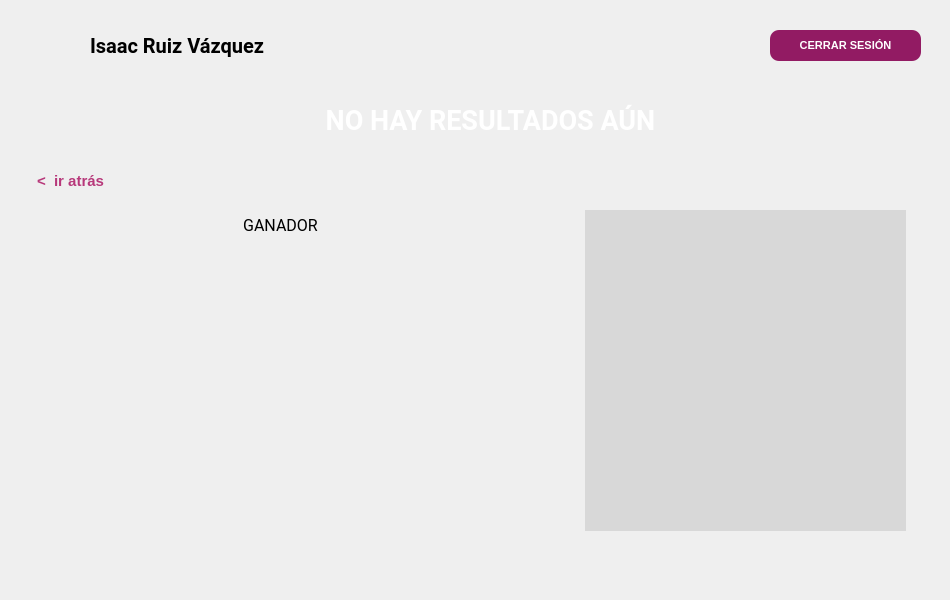
<?xml version="1.0" encoding="UTF-8"?>
<ui version="4.0">
 <class>resultadosWin</class>
 <widget class="QWidget" name="resultadosWin">
  <property name="geometry">
   <rect>
    <x>0</x>
    <y>0</y>
    <width>950</width>
    <height>600</height>
   </rect>
  </property>
  <property name="minimumSize">
   <size>
    <width>950</width>
    <height>600</height>
   </size>
  </property>
  <property name="maximumSize">
   <size>
    <width>950</width>
    <height>600</height>
   </size>
  </property>
  <property name="windowTitle">
   <string>Form</string>
  </property>
  <widget class="QLabel" name="bg">
   <property name="geometry">
    <rect>
     <x>0</x>
     <y>0</y>
     <width>951</width>
     <height>601</height>
    </rect>
   </property>
   <property name="text">
    <string/>
   </property>
   <property name="pixmap">
    <pixmap resource="resource.qrc">:/resource/img/resultados.png</pixmap>
   </property>
  </widget>
  <widget class="QPushButton" name="btnCerrarSesion">
   <property name="geometry">
    <rect>
     <x>770</x>
     <y>30</y>
     <width>151</width>
     <height>31</height>
    </rect>
   </property>
   <property name="cursor">
    <cursorShape>PointingHandCursor</cursorShape>
   </property>
   <property name="styleSheet">
    <string notr="true">border: 0px solid;
background: #921B63;
color:white;
border-radius: 9px;
font-weight:bold;
font-size:11px;
</string>
   </property>
   <property name="text">
    <string>CERRAR SESIÓN</string>
   </property>
  </widget>
  <widget class="QLabel" name="lblEleccion">
   <property name="geometry">
    <rect>
     <x>300</x>
     <y>80</y>
     <width>381</width>
     <height>81</height>
    </rect>
   </property>
   <property name="font">
    <font>
     <family>Roboto</family>
     <pointsize>20</pointsize>
     <weight>75</weight>
     <bold>true</bold>
    </font>
   </property>
   <property name="styleSheet">
    <string notr="true">color:white;</string>
   </property>
   <property name="text">
    <string>NO HAY RESULTADOS AÚN</string>
   </property>
   <property name="scaledContents">
    <bool>false</bool>
   </property>
   <property name="alignment">
    <set>Qt::AlignCenter</set>
   </property>
   <property name="wordWrap">
    <bool>true</bool>
   </property>
  </widget>
  <widget class="QLabel" name="label_3">
   <property name="geometry">
    <rect>
     <x>90</x>
     <y>30</y>
     <width>211</width>
     <height>31</height>
    </rect>
   </property>
   <property name="font">
    <font>
     <family>Roboto</family>
     <pointsize>15</pointsize>
     <weight>75</weight>
     <bold>true</bold>
    </font>
   </property>
   <property name="text">
    <string>Isaac Ruiz Vázquez</string>
   </property>
  </widget>
  <widget class="QPushButton" name="btnAtras">
   <property name="geometry">
    <rect>
     <x>20</x>
     <y>170</y>
     <width>101</width>
     <height>21</height>
    </rect>
   </property>
   <property name="cursor">
    <cursorShape>PointingHandCursor</cursorShape>
   </property>
   <property name="styleSheet">
    <string notr="true">border: 0px solid #B7387A;
background: none;
color: #B7387A;
border-radius: 15px;
font-weight:bold;
font-size:15px;
</string>
   </property>
   <property name="text">
    <string>&lt;  ir atrás</string>
   </property>
  </widget>
  <widget class="QLabel" name="lblPartido">
   <property name="geometry">
    <rect>
     <x>60</x>
     <y>230</y>
     <width>441</width>
     <height>51</height>
    </rect>
   </property>
   <property name="font">
    <font>
     <family>Roboto</family>
     <pointsize>20</pointsize>
     <weight>75</weight>
     <bold>true</bold>
    </font>
   </property>
   <property name="styleSheet">
    <string notr="true"/>
   </property>
   <property name="text">
    <string/>
   </property>
   <property name="scaledContents">
    <bool>false</bool>
   </property>
   <property name="alignment">
    <set>Qt::AlignCenter</set>
   </property>
   <property name="wordWrap">
    <bool>true</bool>
   </property>
  </widget>
  <widget class="QLabel" name="lblEleccion_3">
   <property name="geometry">
    <rect>
     <x>90</x>
     <y>200</y>
     <width>381</width>
     <height>51</height>
    </rect>
   </property>
   <property name="font">
    <font>
     <family>Roboto</family>
     <pointsize>12</pointsize>
     <weight>50</weight>
     <bold>false</bold>
    </font>
   </property>
   <property name="styleSheet">
    <string notr="true"/>
   </property>
   <property name="text">
    <string>GANADOR</string>
   </property>
   <property name="scaledContents">
    <bool>false</bool>
   </property>
   <property name="alignment">
    <set>Qt::AlignCenter</set>
   </property>
   <property name="wordWrap">
    <bool>true</bool>
   </property>
  </widget>
  <widget class="QLabel" name="lblCandidato">
   <property name="geometry">
    <rect>
     <x>60</x>
     <y>260</y>
     <width>441</width>
     <height>51</height>
    </rect>
   </property>
   <property name="font">
    <font>
     <family>Roboto</family>
     <pointsize>15</pointsize>
     <weight>75</weight>
     <bold>true</bold>
    </font>
   </property>
   <property name="styleSheet">
    <string notr="true">color: rgba(0,0,0,0.6);</string>
   </property>
   <property name="text">
    <string/>
   </property>
   <property name="scaledContents">
    <bool>false</bool>
   </property>
   <property name="alignment">
    <set>Qt::AlignCenter</set>
   </property>
   <property name="wordWrap">
    <bool>true</bool>
   </property>
  </widget>
  <widget class="QLabel" name="lblPropuesta">
   <property name="geometry">
    <rect>
     <x>80</x>
     <y>320</y>
     <width>401</width>
     <height>181</height>
    </rect>
   </property>
   <property name="font">
    <font>
     <family>Roboto</family>
     <pointsize>15</pointsize>
     <weight>50</weight>
     <bold>false</bold>
    </font>
   </property>
   <property name="styleSheet">
    <string notr="true">color: rgba(0,0,0,0.6);</string>
   </property>
   <property name="text">
    <string/>
   </property>
   <property name="scaledContents">
    <bool>false</bool>
   </property>
   <property name="alignment">
    <set>Qt::AlignJustify|Qt::AlignTop</set>
   </property>
   <property name="wordWrap">
    <bool>true</bool>
   </property>
  </widget>
  <widget class="QTableView" name="tblResults">
   <property name="geometry">
    <rect>
     <x>585</x>
     <y>210</y>
     <width>321</width>
     <height>321</height>
    </rect>
   </property>
   <property name="styleSheet">
    <string notr="true">border: none;
background: rgba(0,0,0,0.1);</string>
   </property>
  </widget>
 </widget>
 <resources>
  <include location="resource.qrc"/>
 </resources>
 <connections/>
</ui>
